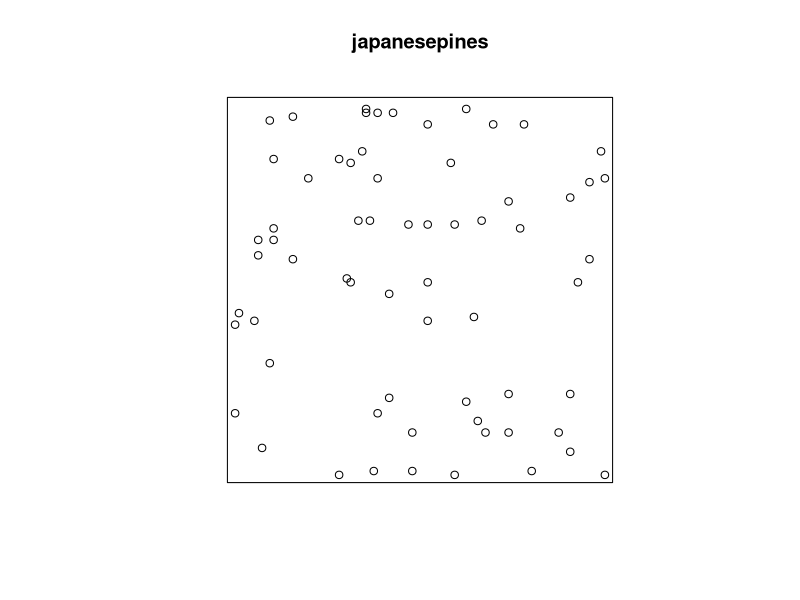
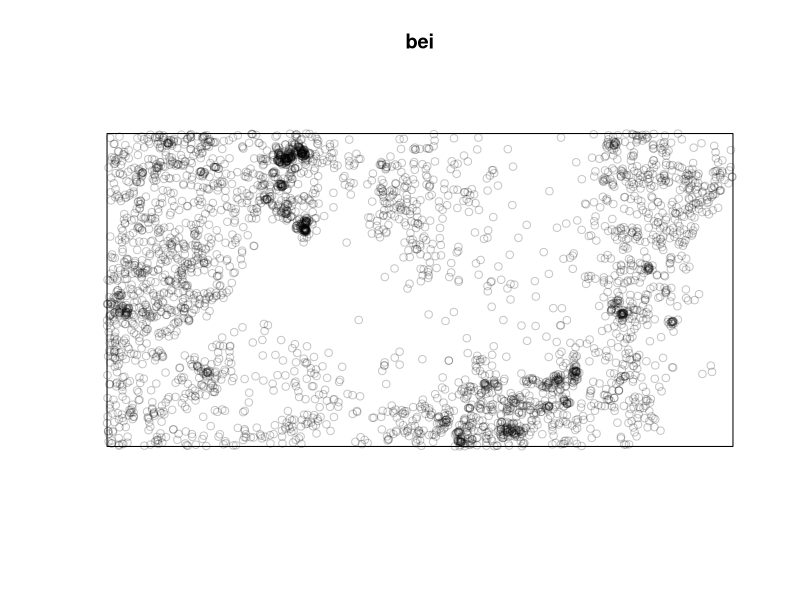
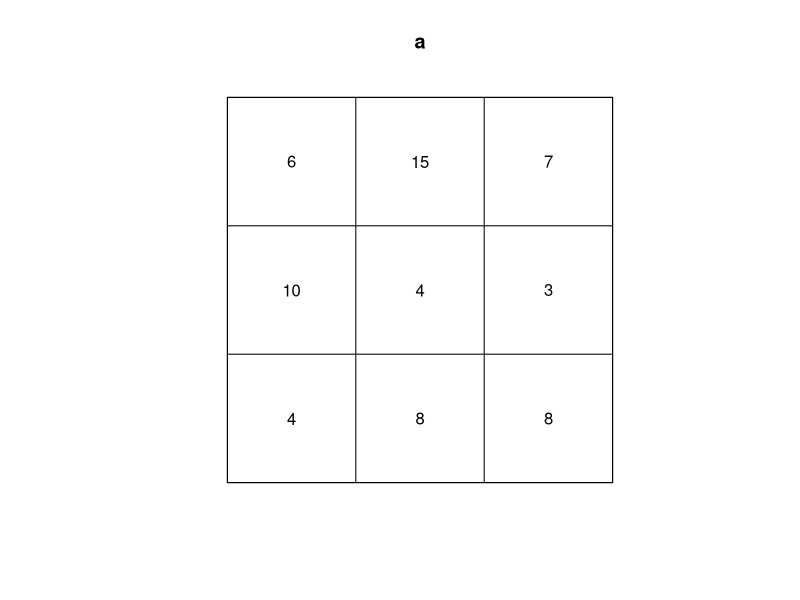
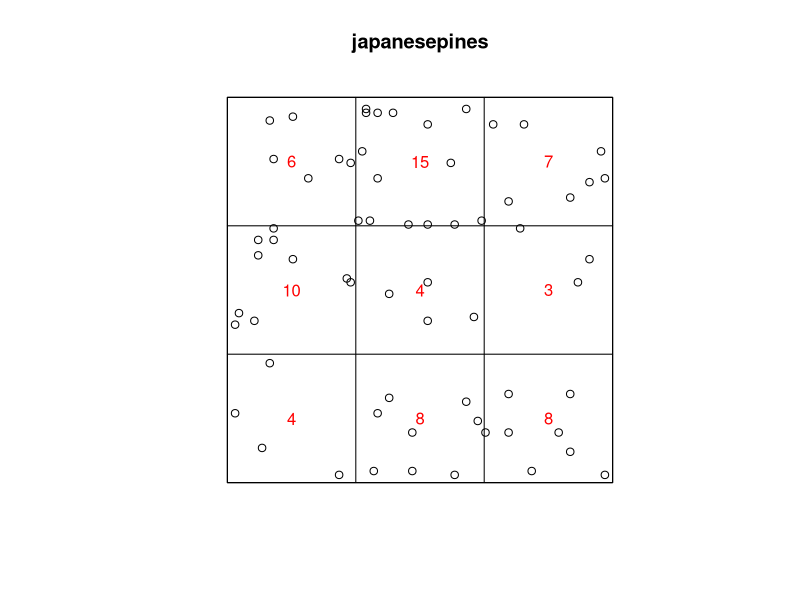
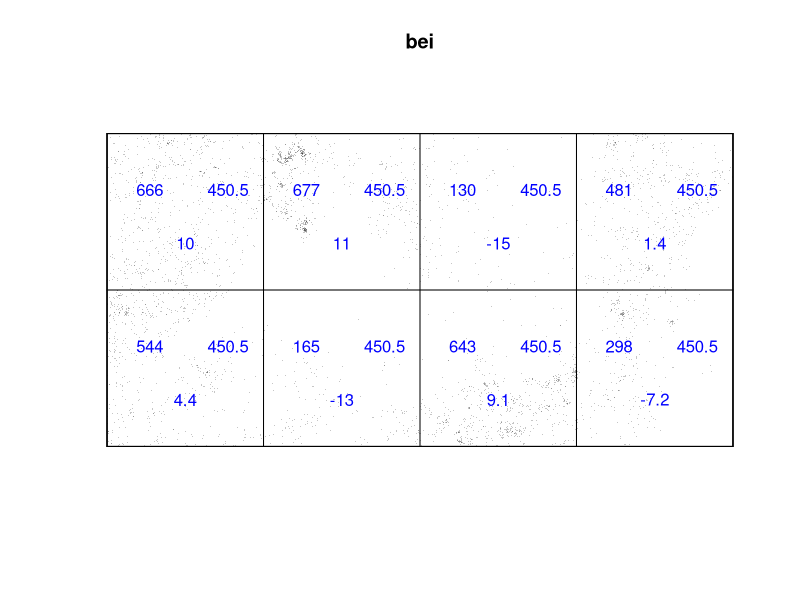
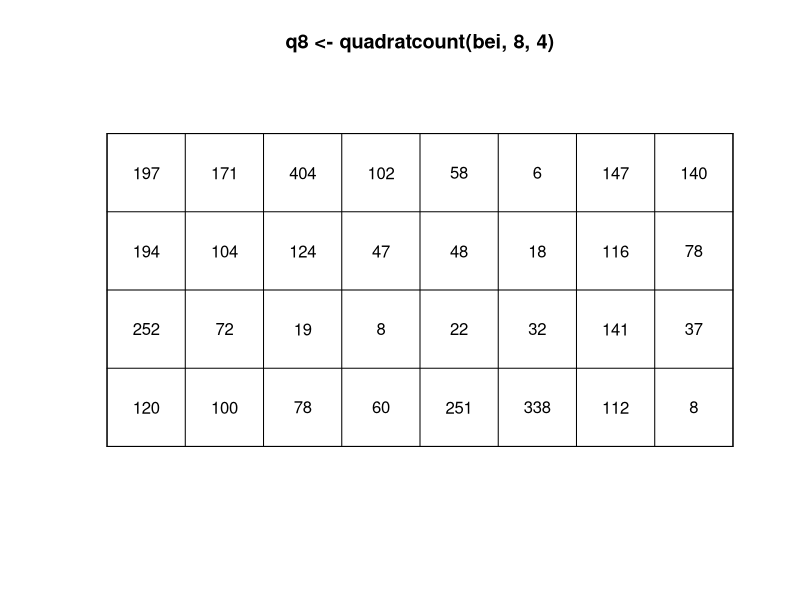
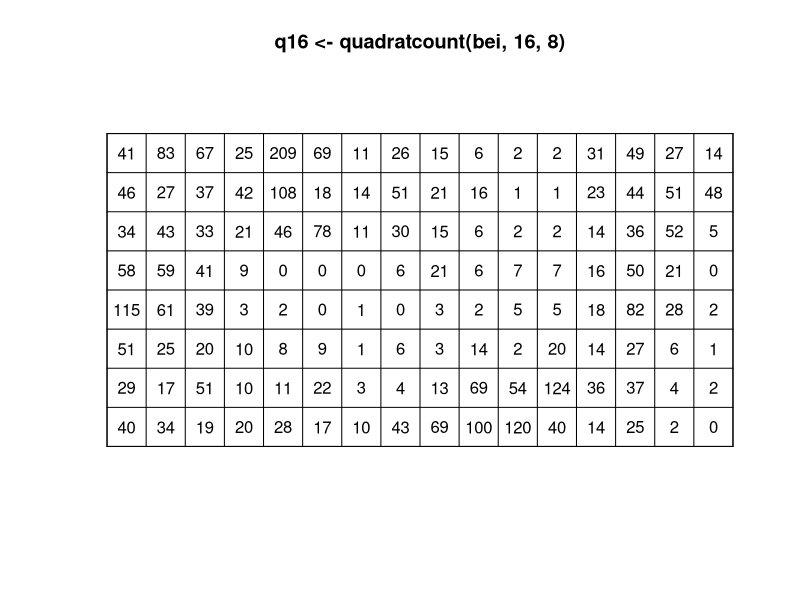
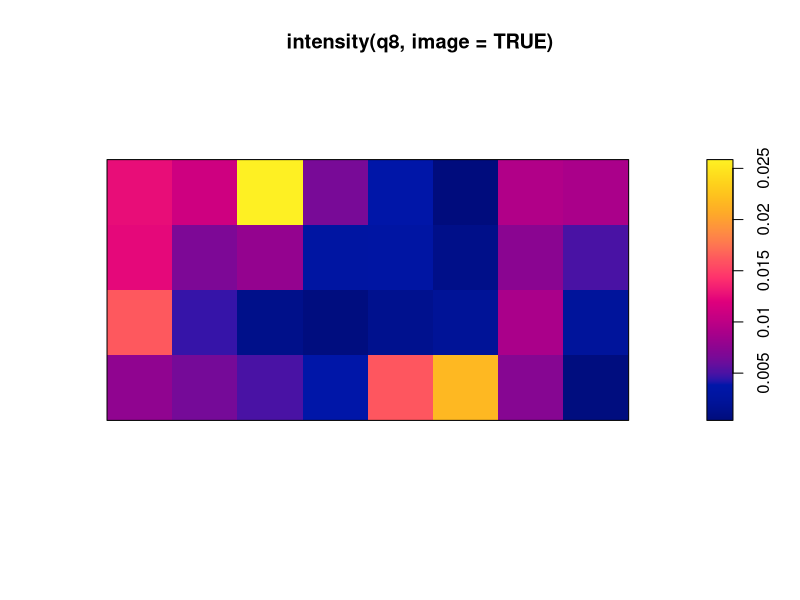

The R source for these figures, in order:
#'      Workshop on analysing spatial point patterns with spatstat
#'                   Aalborg, April 2015
#' 
#'                   Lecturer's R script 
#'                  Session 2: Inhomogeneous Intensity
#' 
#'         Copyright (c) Adrian Baddeley and Ege Rubak 2015
#' 
library(spatstat)
plot(japanesepines)
plot(bei)
#' discuss 'inhomogeneous' intensity
a <- quadratcount(japanesepines, 3, 3)
a
plot(a)
#' object of a class that can be both printed and plotted.
#'
plot(japanesepines)
plot(a, add=TRUE, col="red")
#'
#'
#' For homogeneous pattern, numbers should be **approximately* equal
#' Apply chi^2 test
quadrat.test(japanesepines, 3, 3)
#' [Interpret]

b4 <- quadrat.test(bei, 4, 2)
b4
plot(bei, chars=".")
plot(b4, add=TRUE, col="blue")
#' test result can also be plotted

plot(q8 <- quadratcount(bei, 8, 4))
plot(q16 <- quadratcount(bei, 16, 8))

plot(intensity(q8, image=TRUE))
plot(intensity(q16, image=TRUE))
#' [concept of intensity function]

plot(density(bei))
Z <- density(bei)
#' density() is generic, with a method density.ppp()
#' [explain kernel smoothing]
Z
class(Z)
#' Pixel image 
plot(Z)
contour(Z)
persp(Z, theta=-30)
persp(Z, theta=-50, phi=20, border=NA, col="yellow", shade=0.7, apron=TRUE)
contour(Z)
#' intensity : points per unit area

plot(density(bei, sigma=100))
plot(density(bei, sigma=10))
#' bandwidth selection
bw.scott(bei)
bw.diggle(bei)
bop <- bw.diggle(bei)
bop
plot(bop)
plot(density(bei, sigma=bw.scott(bei)))
plot(density(bei, sigma=bw.scott))
